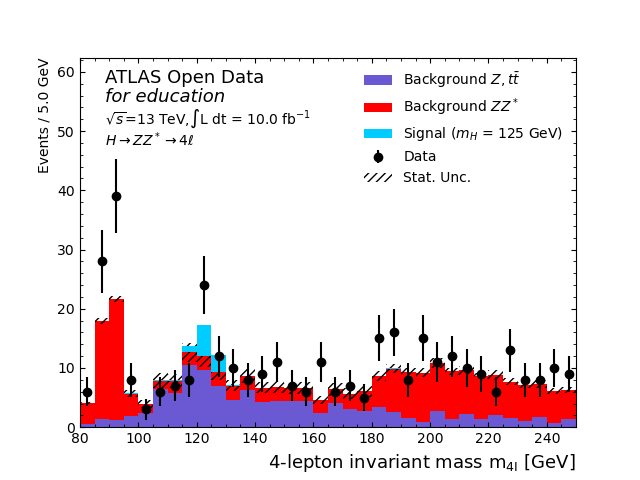

This figure's Python source:
# Import standard libraries.
import time

# Import external libraries.
import awkward as ak
import matplotlib.pyplot as plt
from matplotlib.ticker import AutoMinorLocator
import numpy as np
import uproot
import vector

# Import local modules.
import infofile

# Define energies.
MEV = 0.001
GEV = 1.0

# Define the integrated luminosity for all data.
LUMINOSITY = 10

# Define the root path to the dataset.
PATH = "https://atlas-opendata.web.cern.ch/Legacy13TeV/4lep/"

# Define the samples dictionary for data indexing and identification.
SAMPLES = {
    # Measured data from the ATLAS experiment.
    "data": {
        "list"  : ["data_A", "data_B", "data_C", "data_D"]
    },
    # Monte Carlo simulated background noise from [Z -> e+ e-] or [Z -> mu+ mu-] or [t tbar -> l+ l-] processes.
    r"Background $Z,t\bar{t}$": {
        "list"  : ["Zee", "Zmumu", "ttbar_lep"],
        "color" : "#6b59d3" # Purple
    },
    # Monte Carlo simulated background noise from [Z Z* -> l+ l- l+ l-] process.
    r"Background $ZZ^*$": {
        "list"  : ["llll"],
        "color" : "#ff0000" # Red
    },
    # Monte Carlo simulated signal from [H -> Z Z* -> l+ l- l+ l-] process.
    r"Signal ($m_H$ = 125 GeV)": {
        "list"  : ["ggH125_ZZ4lep", "VBFH125_ZZ4lep", "WH125_ZZ4lep", "ZH125_ZZ4lep"],
        "color" : "#00cdff" # Light Blue
    }
}

# Define the required data variables (keys).
DATA_VARS = ["lep_pt", "lep_eta", "lep_phi", "lep_E", "lep_charge", "lep_type"]

# Define the required Monte Carlo weight variables (keys).
WEIGHT_VARS = ["mcWeight", "scaleFactor_PILEUP", "scaleFactor_ELE", "scaleFactor_MUON", "scaleFactor_LepTRIGGER"]

# Create a variable to control the number of events processed.
FRACTION = 1.0


def main():
    """
    Processes the data for the Higgs to 4-Lepton decay process from the ATLAS 
    Open Data project.
    """

    # Define a dictionary to store the final processed data.
    processed_data = {}

    # Loop over all the samples.
    for sample in SAMPLES:
        # Print the sample being processed.
        print(f"Processing: {sample}")

        # Define a list to hold the sample's processed data.
        sample_processed_data = []

        # Loop over subsample in the sample.
        for subsample in SAMPLES[sample]["list"]:
            # If the sample is measured data.
            if sample == "data":
                prefix = "Data/"
            
            # If the sample is Monte Carlo data.
            else:
                prefix = "MC/mc_" + str(infofile.infos[subsample]["DSID"]) + "."

            # Create the path to the subsample.
            path_subsample = PATH + prefix + subsample + ".4lep.root"

            # Start the clock.
            start_time = time.time()
            print("\t" + subsample + ":")

            # Open the subsample's file.
            tree = uproot.open(path_subsample + ":mini")

            # Create a list to store the valid events.
            valid_events = []

            # Filter the valid events in the data.
            for data in tree.iterate(DATA_VARS + WEIGHT_VARS, library="ak", step_size=1000000,
                                    entry_stop=(tree.num_entries * FRACTION)):
                
                # Store the number of events before reduction in the data.
                num_events_before = len(data)

                # Keep the events with valid lepton type.
                lepton_types = data["lep_type"]
                data = data[valid_lepton_type(lepton_types)]

                # Keep the events with valid lepton charge.
                lepton_charges = data["lep_charge"]
                data = data[valid_lepton_charge(lepton_charges)]

                # Calculate the invariant mass of the remaining events.
                data["mass"] = calc_invariant_mass(data["lep_pt"], data["lep_eta"], data["lep_phi"], data["lep_E"])

                # If the data is from Monte Carlo simulation, perform Monte Carlo specific processing.
                if "data" not in subsample:
                    # Calculate the Monte Carlo weights of the events.
                    data["mc_weight"] = calc_mc_weight(data, subsample, WEIGHT_VARS)

                    # Calculate the final number of events.
                    num_events_after = sum(data["mc_weight"])

                # Otherwise, proceed as normal.
                else:
                    # Calculate the final number of events.
                    num_events_after = len(data)

                # Stop the timer.
                runtime = time.time() - start_time
                print(f"\t Num Events Before: {num_events_before}" + 
                      f"\t Num Events After: {num_events_after:.3f}" +
                      f"\t Runtime: {runtime:.3f}")

                # Save the current batch of data to the valid events list.
                valid_events.append(data)

            # Save the subsample's processed data.
            sample_processed_data.append(ak.concatenate(valid_events))
        
        # Save the sample's processed data.
        processed_data[sample] = ak.concatenate(sample_processed_data)

    # Plot the processed data (saved as a png).
    plot_data(processed_data)


def valid_lepton_type(lepton_types: ak.Array) -> ak.Array:
    """
    Determines whether an event has the correct lepton type for the Higgs decay 
    process. The total lepton type of an event should be one of the following 
    to be considered as valid.

    + 44 : electron + electron + electron + electron
    + 48 : electron + electron + muon + muon
    + 52 : muon + muon + muon + muon

    Parameters
    ----------
    lepton_types : awkward.Array
        An awkward array containing the lepton types of the four leptons in 
        each event.
    
    Returns
    -------
    valid : awkward.Array
        An awkward array containing boolean values which are True if an event 
        has a valid total lepton type and False otherwise.
    """

    # Calculate the sum of the lepton types.
    sum_lepton_types = lepton_types[:, 0] + lepton_types[:, 1] + lepton_types[:, 2] + lepton_types[:, 3]

    # Determine whether the total lepton type is valid.
    valid = (sum_lepton_types == 44) | (sum_lepton_types == 48) | (sum_lepton_types == 52)

    return valid


def valid_lepton_charge(lepton_charges: ak.Array) -> ak.Array:
    """
    Determines whether an event has the correct lepton charge for the Higgs 
    decay process. The total lepton charge of an event should be 0 to be 
    considered as valid.

    Parameters
    ----------
    lepton_charges : awkward.Array
        An awkward array containing the lepton charges of the four leptons in 
        each event.

    Returns
    -------
    valid : awkward.Array
        An awkward array containing boolean values which are True if an event 
        has a valid total lepton charge and False otherwise.
    """

    # Calculate the sum of the lepton charges.
    sum_lepton_charges = lepton_charges[:, 0] + lepton_charges[:, 1] + lepton_charges[:, 2] + lepton_charges[:, 3]

    # Determine whether the total lepton charge is valid.
    valid = (sum_lepton_charges == 0)

    return valid


def calc_invariant_mass(lepton_pt: ak.Array, lepton_eta: ak.Array, 
                        lepton_phi: ak.Array, lepton_E: ak.Array) -> ak.Array:
    """
    Calculates the invariant mass of the four lepton state of an event in the 
    Higgs decay process.

    Parameters
    ----------
    lepton_pt : awkward.Array
        An awkward array containing the transverse momentums of the four 
        leptons in each event.
    
    lepton_eta : awkward.Array
        An awkward array containing the pseudorapidities of the four leptons in 
        each event.

    lepton_phi : awkward.Array
        An awkward array containing the azimuthal angles of the four leptons in 
        each event.

    lepton_E : awkward.Array
        An awkward array containing the energy of the four leptons in each 
        event.

    Returns
    -------
    invariant_mass : awkward.Array
        An awkward array containing the invariant mass of the four lepton state 
        of each event.
    """

    # Store the four lepton kinematic properties as an awkward array of vectors.
    lepton_data = vector.zip({"pt": lepton_pt, "eta": lepton_eta, "phi": lepton_phi, "E": lepton_E})

    # Calculate the invariant mass.
    invariant_mass = (lepton_data[:, 0] + lepton_data[:, 1] + lepton_data[:, 2] + lepton_data[:, 3]).M * MEV

    return invariant_mass

def calc_mc_weight(events: ak.Array, sample: str, weight_variables: list) -> ak.Array:
    """
    Calculates the Monte Carlo weight of an event.

    Parameters
    ----------
    events : ak.Array
        An awkward array containing the data from each event.

    sample : str
        The sample (decay process) being studied.

    weight_variables : list
        A list of the variables that contribute to the Monte Carlo weight of 
        the event.

    Returns
    -------
    mc_weight : ak.Array
        An awkward array containing the Monte Carlo weight of each event.
    """

    # Get the information about the sample being studied.
    sample_info = infofile.infos[sample]

    # Calculate the cross section weight.
    cross_section_weight = (LUMINOSITY * 1000 * sample_info["xsec"]) / (sample_info["red_eff"] * sample_info["sumw"])

    # Create a variable to store the Monte Carlo weight.
    mc_weight = cross_section_weight

    # Calculate the Monte Carlo weight.
    # Calculate the product of the weights.
    for weight in weight_variables:
        mc_weight = mc_weight * events[weight]

    return mc_weight


def plot_data(data: dict) -> None:
    """
    Generates a histogram plot using the processed data. The processed data 
    should be for the Higgs to 4-Lepton decay process from the ATLAS Open Data 
    project.

    Parameters
    ----------
    data : dict
        A dictionary containing awkward arrays of the processed data for the 
        Higgs to 4-Lepton decay process from the ATLAS Open Data project.

    fraction : float
        The fraction of the entire dataset used.
    """

    # Define the x-axis range of the plot.
    x_min = 80 * GEV
    x_max = 250 * GEV

    # Setup the histogram bins.
    bin_width = 5 * GEV
    bin_edges = np.arange(start=x_min, stop=(x_max+bin_width), step=bin_width)
    bin_centres = np.arange(start=(x_min+(bin_width/2)), stop=(x_max+(bin_width/2)), step=bin_width)

    # Setup the measured data for the histogram.
    measured_data_binned, _ = np.histogram(ak.to_numpy(data["data"]["mass"]), bins=bin_edges)
    measured_data_errors = np.sqrt(measured_data_binned)

    # Setup the Monte Carlo simulated signal data for the histogram.
    mc_signal_data = ak.to_numpy(data[r"Signal ($m_H$ = 125 GeV)"]["mass"])
    mc_signal_weights = ak.to_numpy(data[r"Signal ($m_H$ = 125 GeV)"].mc_weight)
    mc_signal_color = SAMPLES[r"Signal ($m_H$ = 125 GeV)"]["color"]

    # Setup the Monte Carlo simulated background data (multiple) for the histogram.
    mc_backgrounds_data = []
    mc_backgrounds_weights = []
    mc_backgrounds_colors = []
    mc_backgrounds_labels = []

    # Loop over all the samples.
    for sample in SAMPLES:
        # Exclude the non Monte Carlo simulated data.
        if sample not in ["data", r"Signal ($m_H$ = 125 GeV)"]:
            # Setup the Monte Carlo simulated background data for the histogram.
            mc_backgrounds_data.append(ak.to_numpy(data[sample]["mass"]))
            mc_backgrounds_weights.append(ak.to_numpy(data[sample].mc_weight))
            mc_backgrounds_colors.append(SAMPLES[sample]["color"])
            mc_backgrounds_labels.append(sample)

    # Calculate the errors.
    mc_backgrounds_errors = np.sqrt(np.histogram(np.hstack(mc_backgrounds_data), bins=bin_edges, 
                                                 weights=(np.hstack(mc_backgrounds_weights)**2))[0])
    
    # Create the main plot.
    fig, ax = plt.subplots()

    # Plot the measured data.
    ax.errorbar(x=bin_centres, y=measured_data_binned, yerr=measured_data_errors, fmt="ko", label="Data")

    # Plot the Monte Carlo simulated background data.
    # Save the heights of the bars.
    mc_backgrounds_heights = ax.hist(mc_backgrounds_data, bins=bin_edges, weights=mc_backgrounds_weights,
                                     stacked=True, color=mc_backgrounds_colors, label=mc_backgrounds_labels)
    
    # Get the tallest heights of the bars.
    mc_backgrounds_tallest = mc_backgrounds_heights[0][-1]

    # Plot the statistical uncertainty in the Monte Carlo simulated background data.
    ax.bar(bin_centres, (2*mc_backgrounds_errors), bottom=(mc_backgrounds_tallest-mc_backgrounds_errors),
           color="none", alpha=0.5, hatch="////", width=bin_width, label="Stat. Unc.")

    # Plot the Monte Carlo simulated signal data.
    ax.hist(mc_signal_data, bins=bin_edges, bottom=mc_backgrounds_tallest, weights=mc_signal_weights, 
            color=mc_signal_color, label=r"Signal ($m_H$ = 125 GeV)")
    
    # Set the x-axis and y-axis limits.
    ax.set_xlim(left=x_min, right=x_max)
    ax.set_ylim(bottom=0, top=(np.amax(measured_data_binned)*1.6))

    # Set the x-axis and y-axis minor ticks.
    ax.xaxis.set_minor_locator(AutoMinorLocator())
    ax.yaxis.set_minor_locator(AutoMinorLocator())

    # Set the tick parameters.
    ax.tick_params(which="both", direction="in", top=True, right=True)

    # Set the x-axis label.
    ax.set_xlabel(r"4-lepton invariant mass $\mathrm{m_{4l}}$ [GeV]", fontsize=13, x=1, horizontalalignment="right")
    
    # Set the y-axis label.
    ax.set_ylabel(f"Events / {bin_width} GeV", y=1, horizontalalignment="right") 

    # Add "ATLAS Open Data" text.
    plt.text(0.05, 0.93, "ATLAS Open Data", transform=ax.transAxes, fontsize=13)

    # Add "for education" text.
    plt.text(0.05, 0.88, "for education", transform=ax.transAxes, fontsize=13, style="italic")

    # Add text to show the energy and luminosity.
    energy_luminosity_text = r"$\sqrt{s}$=13 TeV,$\int$L dt = " + str(LUMINOSITY * FRACTION) + r" fb$^{-1}$"
    plt.text(0.05, 0.82, energy_luminosity_text, transform=ax.transAxes)

    # Add text to show the studied decay process (Higgs to 4-Lepton).
    plt.text(0.05, 0.76, r"$H \rightarrow ZZ^* \rightarrow 4\ell$", transform=ax.transAxes)
 
    # Draw the legend.
    ax.legend(frameon=False)

    # Save the figure.
    plt.savefig("higgs_zz.png")


if __name__ == "__main__":
    main()
